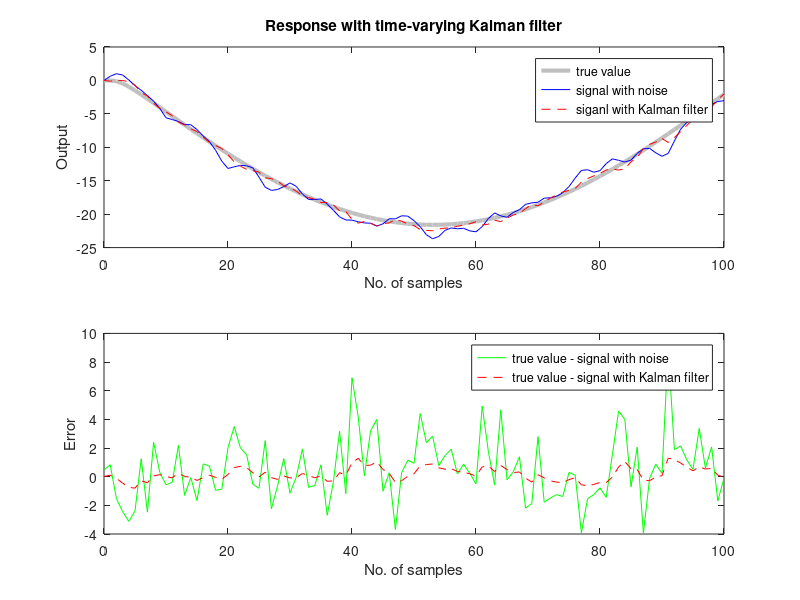

Reproduce this figure in MATLAB.
clear all;
clc;close all; 

A = [1.1269 -0.4940 0.1129, 
1.0000 0 0, 
0 1.0000 0]; 
B = [-0.3832 
0.5919 
0.5191]; 
C = [1 0 0]; 
D = 0; 
t = (0:100)'; 
u = 10*sin(t*0.01*pi);
Q = 1; 
R = 5;
w = sqrt(Q)*randn(length(t),1);
v = sqrt(R)*randn(length(t),1); 

sys = ss(A,B,C,D,-1); 
yt = lsim(sys,u); 
y = lsim(sys,u+w); 
yv = y + v;

P=B*Q*B';
x=zeros(3,1);
ye = zeros(length(t),1); 
ycov = zeros(length(t),1); 
errcov = zeros(length(t),1); 

for i=1:length(t) 
K = P*C'/(C*P*C'+R); 
x = x + K*(yv(i)-C*x);
P = (eye(3)-K*C)*P;  

ye(i) = C*x; 
errcov(i) = C*P*C'; 
x = A*x + B*u(i); 
P = A*P*A' + B*Q*B';
end 

subplot(211), 
plot(t,yt,'Color',[0.75 0.75 0.75],'linewidth',3) 
hold on 
plot(t,y,'b',t,ye,'r--'), 
xlabel('No. of samples'), ylabel('Output') 
legend('true value','signal with noise','siganl with Kalman filter') 
title('Response with time-varying Kalman filter') 
subplot(212), 
plot(t,yt-yv,'g',t,yt-ye,'r--'), 
xlabel('No. of samples'), ylabel('Error') 
legend('true value - signal with noise','true value - signal with Kalman filter') 
